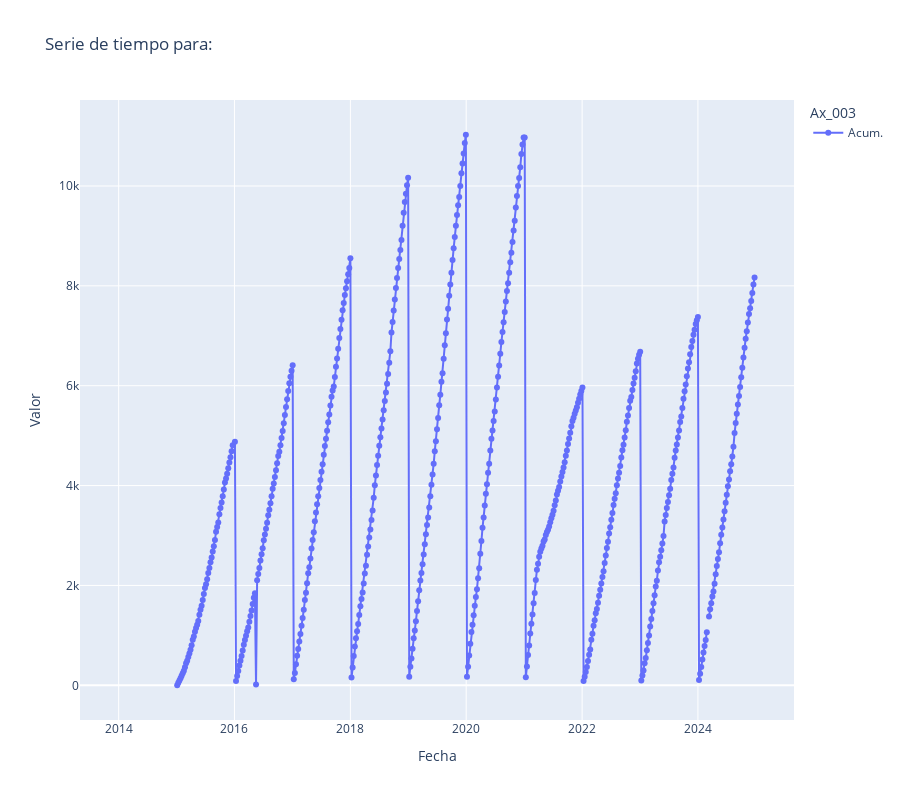

Write notebook code for a chart like this one.
### Code cell
# # key = 'CUADRO 17.|Aguascalientes|G20|Acum.'
# key = 'CUADRO 17.|Michoacán|G20|Acum.'
filters = (df_final['Cuadro'] == 'CUADRO 17.') \
          & (df_final['Estado']== 'Chihuahua') \
          & (df_final['Codigo Padecimiento'] == 'F32') \
          & (df_final['Ax_003'] == 'Acum.') 
        #   & ((df['Año'] >= 2014) & (df['Año'] <= 2016))    
# filters = (df['key']==key)

tmp = df_final[filters]

display(tmp.head())
fig = px.line(tmp, x='Fecha', y='Valor',title=f"Serie de tiempo para: ", 
              hover_data={'Semana': True, 'Año': True},
              color = 'Ax_003', markers = True)
fig.update_layout(height=800)
fig.show()

### Figure 1 — Plotly figure (JSON) as saved in the notebook; plotly's stock layout.template omitted (floating-point values rounded to 4 significant figures; data arrays with more than 128 entries replaced by an {"elided": "..."} marker saying what was removed)
{"data": [{"customdata": {"elided": "573x2 int values"}, "hovertemplate": "Ax_003=Acum.<br>Fecha=%{x}<br>Valor=%{y}<br>Semana=%{customdata[0]}<br>Año=%{customdata[1]}<extra></extra>", "legendgroup": "Acum.", "line": {"color": "#636efa", "dash": "solid"}, "marker": {"symbol": "circle"}, "mode": "lines+markers", "name": "Acum.", "orientation": "v", "showlegend": true, "type": "scatter", "x": {"elided": "573 str values"}, "xaxis": "x", "y": {"elided": "573 float values"}, "yaxis": "y"}], "layout": {"height": 800, "legend": {"title": {"text": "Ax_003"}, "tracegroupgap": 0}, "title": {"text": "Serie de tiempo para: "}, "xaxis": {"anchor": "y", "domain": [0, 1], "title": {"text": "Fecha"}}, "yaxis": {"anchor": "x", "domain": [0, 1], "title": {"text": "Valor"}}}}
